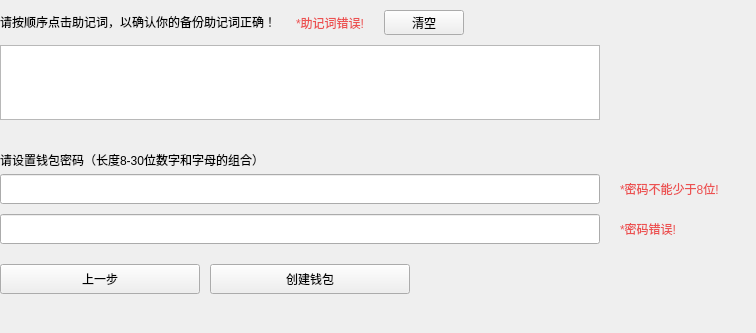
<?xml version="1.0" encoding="UTF-8"?>
<ui version="4.0">
 <class>InputSeedUi</class>
 <widget class="QWidget" name="InputSeedUi">
  <property name="geometry">
   <rect>
    <x>0</x>
    <y>0</y>
    <width>756</width>
    <height>333</height>
   </rect>
  </property>
  <property name="minimumSize">
   <size>
    <width>0</width>
    <height>0</height>
   </size>
  </property>
  <property name="maximumSize">
   <size>
    <width>16777215</width>
    <height>16777215</height>
   </size>
  </property>
  <property name="windowTitle">
   <string>Form</string>
  </property>
  <layout class="QVBoxLayout" name="verticalLayout_2">
   <property name="spacing">
    <number>10</number>
   </property>
   <property name="leftMargin">
    <number>0</number>
   </property>
   <property name="topMargin">
    <number>10</number>
   </property>
   <property name="rightMargin">
    <number>0</number>
   </property>
   <property name="bottomMargin">
    <number>0</number>
   </property>
   <item>
    <layout class="QHBoxLayout" name="horizontalLayout">
     <property name="spacing">
      <number>20</number>
     </property>
     <item>
      <widget class="QLabel" name="SeedTextLabel">
       <property name="minimumSize">
        <size>
         <width>0</width>
         <height>20</height>
        </size>
       </property>
       <property name="maximumSize">
        <size>
         <width>16777215</width>
         <height>20</height>
        </size>
       </property>
       <property name="text">
        <string>请按顺序点击助记词，以确认你的备份助记词正确！</string>
       </property>
      </widget>
     </item>
     <item>
      <widget class="QLabel" name="SeedErrorLabel">
       <property name="styleSheet">
        <string notr="true">QLabel{color: #ec5151;}</string>
       </property>
       <property name="text">
        <string>*助记词错误!</string>
       </property>
      </widget>
     </item>
     <item>
      <widget class="QPushButton" name="SeedClearBtn">
       <property name="minimumSize">
        <size>
         <width>50</width>
         <height>20</height>
        </size>
       </property>
       <property name="text">
        <string>清空</string>
       </property>
      </widget>
     </item>
     <item>
      <spacer name="horizontalSpacer">
       <property name="orientation">
        <enum>Qt::Horizontal</enum>
       </property>
       <property name="sizeHint" stdset="0">
        <size>
         <width>40</width>
         <height>20</height>
        </size>
       </property>
      </spacer>
     </item>
    </layout>
   </item>
   <item>
    <layout class="QHBoxLayout" name="horizontalLayout_5">
     <item>
      <widget class="QTextEdit" name="SeedTextEdit">
       <property name="minimumSize">
        <size>
         <width>600</width>
         <height>75</height>
        </size>
       </property>
       <property name="maximumSize">
        <size>
         <width>600</width>
         <height>75</height>
        </size>
       </property>
       <property name="acceptDrops">
        <bool>false</bool>
       </property>
       <property name="styleSheet">
        <string notr="true"/>
       </property>
       <property name="tabChangesFocus">
        <bool>false</bool>
       </property>
       <property name="undoRedoEnabled">
        <bool>true</bool>
       </property>
      </widget>
     </item>
     <item>
      <spacer name="horizontalSpacer_5">
       <property name="orientation">
        <enum>Qt::Horizontal</enum>
       </property>
       <property name="sizeHint" stdset="0">
        <size>
         <width>40</width>
         <height>20</height>
        </size>
       </property>
      </spacer>
     </item>
    </layout>
   </item>
   <item>
    <layout class="QVBoxLayout" name="SeedCodeLayout">
     <property name="spacing">
      <number>10</number>
     </property>
    </layout>
   </item>
   <item>
    <layout class="QVBoxLayout" name="verticalLayout">
     <property name="spacing">
      <number>4</number>
     </property>
     <property name="topMargin">
      <number>20</number>
     </property>
     <property name="bottomMargin">
      <number>10</number>
     </property>
     <item>
      <widget class="QLabel" name="label">
       <property name="minimumSize">
        <size>
         <width>0</width>
         <height>20</height>
        </size>
       </property>
       <property name="maximumSize">
        <size>
         <width>16777215</width>
         <height>20</height>
        </size>
       </property>
       <property name="sizeIncrement">
        <size>
         <width>0</width>
         <height>0</height>
        </size>
       </property>
       <property name="text">
        <string>请设置钱包密码（长度8-30位数字和字母的组合）</string>
       </property>
      </widget>
     </item>
     <item>
      <layout class="QVBoxLayout" name="verticalLayout_3">
       <property name="spacing">
        <number>10</number>
       </property>
       <item>
        <layout class="QHBoxLayout" name="horizontalLayout_4">
         <property name="spacing">
          <number>20</number>
         </property>
         <item>
          <widget class="QLineEdit" name="SeedPsdEdit">
           <property name="minimumSize">
            <size>
             <width>600</width>
             <height>30</height>
            </size>
           </property>
           <property name="maximumSize">
            <size>
             <width>600</width>
             <height>30</height>
            </size>
           </property>
           <property name="styleSheet">
            <string notr="true"/>
           </property>
           <property name="echoMode">
            <enum>QLineEdit::Password</enum>
           </property>
          </widget>
         </item>
         <item>
          <widget class="QLabel" name="PsdErrorLabel">
           <property name="styleSheet">
            <string notr="true">QLabel{color: #ec5151;}</string>
           </property>
           <property name="text">
            <string>*密码不能少于8位!</string>
           </property>
          </widget>
         </item>
         <item>
          <spacer name="horizontalSpacer_4">
           <property name="orientation">
            <enum>Qt::Horizontal</enum>
           </property>
           <property name="sizeHint" stdset="0">
            <size>
             <width>40</width>
             <height>20</height>
            </size>
           </property>
          </spacer>
         </item>
        </layout>
       </item>
       <item>
        <layout class="QHBoxLayout" name="horizontalLayout_3">
         <property name="spacing">
          <number>20</number>
         </property>
         <item>
          <widget class="QLineEdit" name="SeedSurePsdEdit">
           <property name="minimumSize">
            <size>
             <width>600</width>
             <height>30</height>
            </size>
           </property>
           <property name="maximumSize">
            <size>
             <width>600</width>
             <height>30</height>
            </size>
           </property>
           <property name="styleSheet">
            <string notr="true"/>
           </property>
           <property name="echoMode">
            <enum>QLineEdit::Password</enum>
           </property>
          </widget>
         </item>
         <item>
          <widget class="QLabel" name="PsdSureErrorLabel">
           <property name="styleSheet">
            <string notr="true">QLabel{color: #ec5151;}</string>
           </property>
           <property name="text">
            <string>*密码错误!</string>
           </property>
           <property name="alignment">
            <set>Qt::AlignCenter</set>
           </property>
          </widget>
         </item>
         <item>
          <spacer name="horizontalSpacer_3">
           <property name="orientation">
            <enum>Qt::Horizontal</enum>
           </property>
           <property name="sizeHint" stdset="0">
            <size>
             <width>40</width>
             <height>20</height>
            </size>
           </property>
          </spacer>
         </item>
        </layout>
       </item>
      </layout>
     </item>
    </layout>
   </item>
   <item>
    <layout class="QHBoxLayout" name="horizontalLayout_2">
     <property name="spacing">
      <number>10</number>
     </property>
     <item>
      <widget class="QPushButton" name="SeedPrevBtn">
       <property name="minimumSize">
        <size>
         <width>200</width>
         <height>30</height>
        </size>
       </property>
       <property name="maximumSize">
        <size>
         <width>200</width>
         <height>30</height>
        </size>
       </property>
       <property name="text">
        <string>上一步</string>
       </property>
      </widget>
     </item>
     <item>
      <widget class="QPushButton" name="SeedCreateWalletBtn">
       <property name="minimumSize">
        <size>
         <width>200</width>
         <height>30</height>
        </size>
       </property>
       <property name="maximumSize">
        <size>
         <width>200</width>
         <height>30</height>
        </size>
       </property>
       <property name="text">
        <string>创建钱包</string>
       </property>
      </widget>
     </item>
     <item>
      <spacer name="horizontalSpacer_2">
       <property name="orientation">
        <enum>Qt::Horizontal</enum>
       </property>
       <property name="sizeHint" stdset="0">
        <size>
         <width>40</width>
         <height>20</height>
        </size>
       </property>
      </spacer>
     </item>
    </layout>
   </item>
   <item>
    <spacer name="verticalSpacer">
     <property name="orientation">
      <enum>Qt::Vertical</enum>
     </property>
     <property name="sizeHint" stdset="0">
      <size>
       <width>20</width>
       <height>40</height>
      </size>
     </property>
    </spacer>
   </item>
  </layout>
 </widget>
 <resources/>
 <connections/>
</ui>
